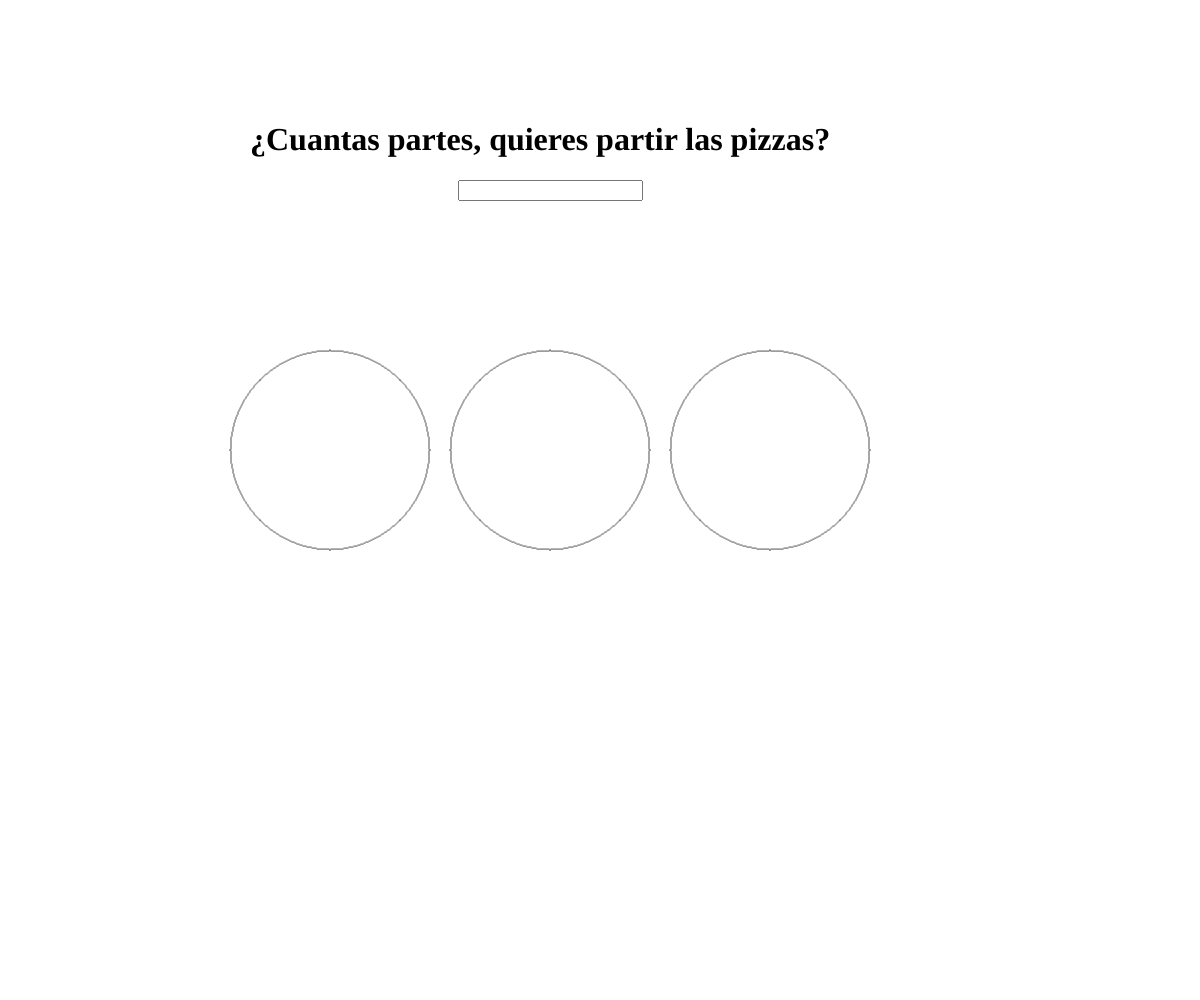
Frame 1 (no input)
Frame 60 (no input): identical to frame 1, image omitted
Frame 120 (the mouse pressed at the canvas centre since frame 60): identical to frame 1, image omitted

The p5.js sketch that drew this single still picture (run headless with seeded random() and noise() and a simulated clock; from frame 60 on, the mouse is pressed at the canvas centre):

// p5.js sketch
// ── sketch.js
let input, partes, r

function setup() {
    createCanvas(windowWidth, windowHeight);

    let span = createElement("h1", "¿Cuantas partes, quieres partir las pizzas?")
    span.position((width / 2) - (100 / 2) - 300 , 100)
    input = createInput()
    input.position((width / 2) - (100 / 2) - input.width / 2, 180)
    input.changed(num)

}

function draw() {

    background(255)
    r = 100

    let p1 = new Circulo(((width / 2) - (100 / 2)) - r*2 - 20, (height / 2) - (100 / 2), r)
    let p2 = new Circulo((width / 2) - (100 / 2), (height / 2) - (100 / 2), 100)
    let p3 = new Circulo(((width / 2) - (100 / 2)) + r*2 + 20, (height / 2) - (100 / 2), r)

    p1.puntoMedioCirculo()
    p2.puntoMedioCirculo()
    p3.puntoMedioCirculo()

    p1.partirPuntoPendiente(num())
    p2.partirDDA(num())
    p3.partirBresenham(num())
    
}

function num() {

    partes = input.value()

    if (partes <= 1) {
        return
    }
    
    return partes 

}
// ── Circulo.js
class Circulo {
    
    constructor(x1, y1, radio) {
        this.x1 = x1
        this.y1 = y1
        this.radio = radio
    }

    puntoMedioCirculo() {
    
        let x = r;
        let y = 0;
        let err = 0;
    
        while (x >= y) {
            point(this.x1 + x, this.y1 + y);
            point(this.x1 + y, this.y1 + x);
            point(this.x1 - y, this.y1 + x);
            point(this.x1 - x, this.y1 + y);
            point(this.x1 - x, this.y1 - y);
            point(this.x1 - y, this.y1 - x);
            point(this.x1 + y, this.y1 - x);
            point(this.x1 + x, this.y1 - y);
    
            if (err <= 0) {
                y += 1;
                err += 2 * y + 1;
            }
    
            if (err > 0) {
                x -= 1;
                err -= 2 * x + 1;
            }
        }
    
    }

    partirPuntoPendiente(partes) {
        const angulo = (2 * Math.PI) / partes;
        let x2, y2;
    
        for (let i = 0; i < partes; i++) {
            x2 = this.x1 + this.radio * Math.cos(angulo * i);
            y2 = this.y1 + this.radio * Math.sin(angulo * i);
            this.puntoPendiente(this.x1, this.y1, x2, y2);
        }
    }

    partirDDA(partes) {
        const angulo = (2 * Math.PI) / partes;
        let x2, y2;
    
        for (let i = 0; i < partes; i++) {
            x2 = this.x1 + this.radio * Math.cos(angulo * i);
            y2 = this.y1 + this.radio * Math.sin(angulo * i);
            this.DDA(this.x1, this.y1, x2, y2);
        }
    }

    partirBresenham(partes) {
        const angulo = (2 * Math.PI) / partes;
        let x2, y2;
    
        for (let i = 0; i < partes; i++) {
            x2 = this.x1 + this.radio * Math.cos(angulo * i);
            y2 = this.y1 + this.radio * Math.sin(angulo * i);
            this.Bresenham(this.x1, this.y1, x2, y2);
        }
    }

    puntoPendiente(x1, y1, x2, y2) {
      
        if (x1 === x2) {
            
            let yInicio = y1 < y2 ? y1 : y2
            let yFin = y1 > y2 ? y1 : y2
            
            for (let y = yInicio; y <= yFin; y++) {
                point(x1, y)
            }

        } else {

            let m = (y2 - y1) / (x2 - x1)
            let b = y1 - m * x1
            let xInicio = x1 < x2 ? x1 : x2
            let xFin = x1 > x2 ? x1 : x2

            for (let x = xInicio; x <= xFin; x++) {
                let y = m * x + b;
                point(x, y);
            }

        }
    }

    DDA(x1, y1, x2, y2) {
        let intervalos, xIncremento, yIncremento
    
        let dx = x2 - x1;
        let dy = y2 - y1;
    
        if (Math.abs(dx) > Math.abs(dy)) {
            intervalos = Math.abs(dx)
        } else {
            intervalos = Math.abs(dy)
        }
    
        xIncremento = dx/intervalos
        yIncremento = dy/intervalos
    
        for (let i = 0; i <= intervalos; i++) {
            point(Math.round(x1), Math.round(y1)); 
            
            x1 += xIncremento
            y1 += yIncremento
        }
    
    }

    Bresenham(x1, y1, x2, y2) {
    
        let error, dx, dy, a, s1, s2, cambio, i, x, y
    
        x = x1
        y = y1
        dx = Math.abs(x2 - x1)
        dy = Math.abs(y2 - y1)
        s1 = Math.sign(x2 - x1)
        s2 = Math.sign(y2 - y1)

        if(dy > dx) {
            a = dx
            dx = dy
            dy = a
            cambio = 1
        } else {
            cambio = 0
        }

        error = (12 * dy) - dx

        for(i = 1; i <= dx; i++) {

            point(x, y)

            if(error >= 0) {
                if (cambio == 1) {
                    x = x + s1
                } else {
                    y = y + s2
                }
                error = error - (2 * dx)
            }

            if (cambio == 1) {
                y = y + s2
            } else {
                x = x + s1
            }
            error = error + 2 * dy;
       }
       
    }
    
}
